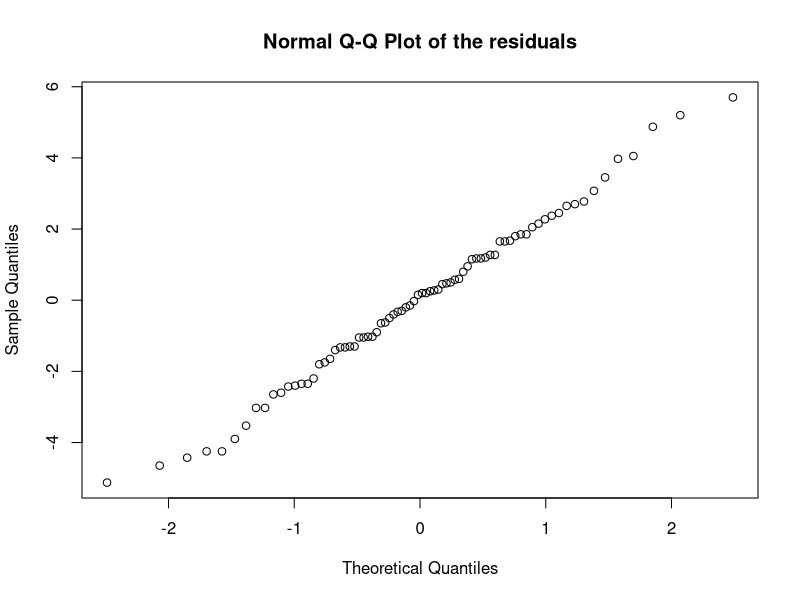
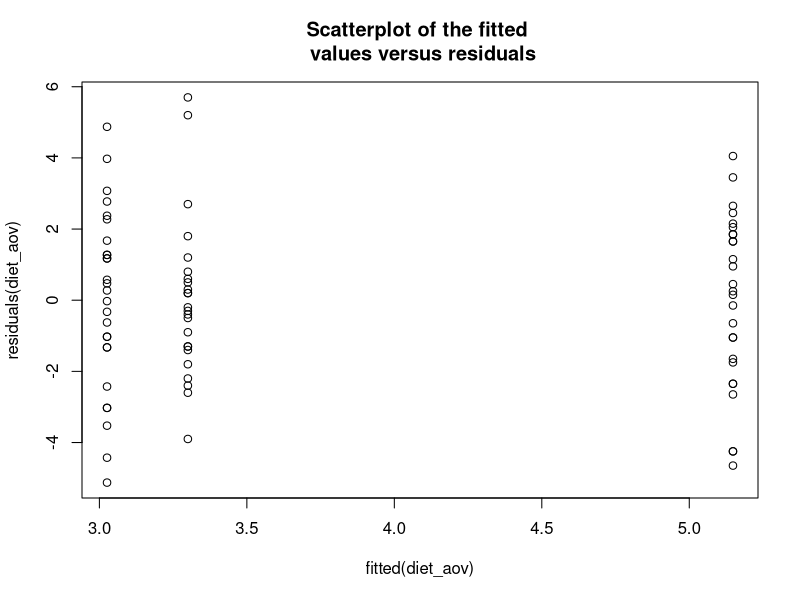

Write R code to recreate these figures, in order.
options(digits=3)
diet <- read.table("exercise-3/diet.txt", header = TRUE)
diet$weight.lost <- diet$preweight - diet$weight6weeks

diet_df = data.frame(weight_lost=as.vector(as.matrix(diet$weight.lost)), 
                     diet=as.factor(diet$diet))


diet_aov = lm(weight_lost ~ diet, data=diet_df)
print(anova(diet_aov))
print(summary(diet_aov))

size = c(300, 300)
png(file="exercise-3/graphs/exercise-3-b-qqnorm-residuals.png", width=size[1], height=size[2])
qqnorm(residuals(diet_aov),
       main="Normal Q-Q Plot of the residuals")
dev.off()

png(file="exercise-3/graphs/exercise-3-b-plot-fitted.png", width=size[1], height=size[2])
plot(fitted(diet_aov), residuals(diet_aov),
       main="Scatterplot of the fitted \n values versus residuals")
dev.off()

print(kruskal.test(diet_df$weight_lost, diet_df$diet))
